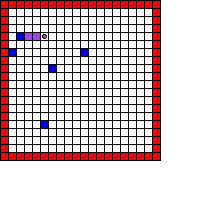
Frame 1 (no input)
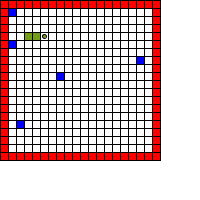
Frame 60 (the mouse pressed at the canvas centre just before this capture)
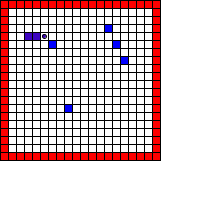
Frame 120 (the mouse held since frame 60 and released just before this capture)

The Processing sketch that drew these frames (run headless with seeded random() and noise(); from frame 60 on, the mouse is pressed at the canvas centre):

// Processing sketch: Snake_Game
// ── Snake_Game.pde
int boardWidth = 160; 
int boardHeight = 160; 
int cellWidth = 8; 
int numCols = boardWidth / cellWidth; 
int numRows = boardHeight / cellWidth; 

boolean showGrid = true; 

// Set of all the directions a snake can go. 
// Based on 0,0 that starts on top left of the board.
//  |> Right (1, 0)   |
//  |< Left  (-1, 0)  |
//  |v Down  (0, 1)   |
//  |^ Up    (0, -1)  |

enum Direction {
  Up, 
  Down,
  Left, 
  Right
};

// Snake
Snake snake;

// Food 
ArrayList<Food> allthefood = new ArrayList<Food>();
int numFoodPieces = 5; 
void setup() {
  size(200, 200);
  
  createWorld();
}

void draw() {
  // Clear screen with every loop.
  background(255);
  
  // Update methods. 
  if ( millis() - snake.curTime > snake.curVel) {
    if (!snake.advance()) {
      // Create a new snake if the snake has collided 
      // with something. 
      createWorld();
    }
    
    snake.curTime = millis();
  }
  
  // Has food been eaten?
  for (int i = allthefood.size() -1; i >= 0; i--) {
    if (allthefood.get(i).isEaten(snake)) {
      allthefood.remove(i);
      allthefood.add(new Food()); // Add a new food randomly. 
      snake.growSnake();
    }
  }

  // Draw methods.  
  snake.show();
  
  if (showGrid) {
    for (int y = 0; y < numRows; y++) {
       for (int x = 0; x < numCols; x++) {
          noFill();
          rect(x*cellWidth, y*cellWidth, cellWidth, cellWidth);
       }
    }
  }
  
  // Left and right boundary
  for (int y = 0; y < numRows; y++) {
    fill(255, 0, 0);
    rect(0, y*cellWidth, cellWidth, cellWidth); 
    rect((numCols - 1)*cellWidth, y*cellWidth, cellWidth, cellWidth);
  }
  
  // Top and bottom boundary
  for (int x = 0; x < numCols; x++) {
    fill(255, 0, 0);
    rect(x*cellWidth, 0, cellWidth, cellWidth); 
    rect(x*cellWidth, (numRows-1)*cellWidth, cellWidth, cellWidth);
  }
  
  // Draw the food
  for (int i = 0; i < allthefood.size(); i++) {
     allthefood.get(i).show(); 
  }
}

void createWorld() {
  // Create snake
  snake = new Snake();
  
  // Empty food. 
  allthefood.clear();
  
  // Create food pieces
  for (int i = 0; i < numFoodPieces; i++) {
     allthefood.add(new Food());  
  }
  
  // Debug food
  //Food f = new Food(10, 5); 
  //allthefood.add(f);
  //f = new Food(11, 5);
  //allthefood.add(f);
  //f = new Food(15, 6);
  //allthefood.add(f);
  //f = new Food(15, 7);
  //allthefood.add(f);
  //f = new Food(15, 8);
  //allthefood.add(f);
}


void keyPressed() {
   if (key == 'g') {
     showGrid = !showGrid;
   }
   
   // Decode the direction. 
   if (key == CODED) {
     if (keyCode == UP) {
       snake.setDirection(Direction.Up);
     }
     
     if (keyCode == DOWN) {
       snake.setDirection(Direction.Down); 
     }
     
     if (keyCode == LEFT) {
       snake.setDirection(Direction.Left); 
     }
     
     if (keyCode == RIGHT) {
       snake.setDirection(Direction.Right);
     }
   }
}
// ── Food.pde
class Food { 
  int xPos, yPos;
  
  Food() {
    // Outer corners are the boundary
    // Take that into account when creating food position.
    xPos = (int) random(1, numCols - 2) * cellWidth;
    yPos = (int) random(1, numRows - 2) * cellWidth;
  }
  
  boolean isEaten(Snake s) {
    // Check if the food should be consumed with creature's new position. 
    int foodTopRight = xPos + cellWidth; 
    int foodBottom = yPos + cellWidth;
    
    // Head should intersect with the food for it to be consumed. 
    PVector snakeHead = s.shape.get(0);
    int snakeTopRight = (int) snakeHead.x + cellWidth;
    int snakeBottom = (int) snakeHead.y + cellWidth; 
    
    // Collision condition.
    // if(rectOneRight > rectTwoLeft && rectOneLeft < rectTwoRight && rectOneBottom > rectTwoTop && rectOneTop < rectTwoBottom){
    boolean a = snakeTopRight > xPos && snakeHead.x < foodTopRight && snakeBottom > yPos && snakeHead.y < foodBottom;
    return a;
  }
  
  void show() {
    fill(0, 0, 255); 
    rect(xPos, yPos, cellWidth, cellWidth);
  }
}
// ── Snake.pde
class Snake {
  // Representing the snake
  ArrayList<PVector> shape = new ArrayList<PVector>();
  int dx, dy;
  Direction curDirection;
  color c;
  long curVel; long curTime;
  // As the snake's length increases, this update time increases. 
  
  Snake() {
    // Set a random snake on canvas
    // Takes a row and column on the grid
    // Each cell of the snake is equivalent to the width
    // of the grid cell.  
    PVector head = new PVector(4, 4); 
    
    c = color((int)random(255),(int)random(255), (int)random(255));
    
    // Go right.
    curDirection = Direction.Right;
    
    // For right direction
    dx = 1; 
    dy = 0; 
    
    // Cur time and velocity
    curTime = 0;
    curVel = 50; 
    
    // Default snake length is 3
    shape.add(new PVector(head.x * cellWidth, head.y * cellWidth));
    shape.add(new PVector((head.x -1)* cellWidth, head.y * cellWidth));
    shape.add(new PVector((head.x - 2) * cellWidth, head.y * cellWidth));
  }
  
  boolean advance() {
    // Based on the current displacement, figure out the direction
    // in which the snake is moving
    boolean goingUp = (dy == -1); boolean goingDown = (dy == 1);
    boolean goingLeft = (dx == -1); boolean goingRight = (dx == 1);
    
    //// Snake shouldn't reverse direction with the keys. Rest, all is fine. 
    if (curDirection == Direction.Left && !goingRight) {
      dx = -1; dy = 0;
    }
    if (curDirection == Direction.Right && !goingLeft) { 
      dx = 1; dy = 0; 
    }
    if (curDirection == Direction.Up && !goingDown) {
      dx = 0; dy = -1;
    }
    if (curDirection == Direction.Down && !goingUp) { 
      dx = 0; dy = 1; 
    }
    
    // Displace the snake. 
    PVector tail = shape.get(shape.size() - 1); 
    PVector head = shape.get(0); 
    
    // New head's position
    tail.x = head.x + dx * cellWidth;
    tail.y = head.y + dy * cellWidth; 
    
    // Check if this tail node is colliding with the boundaries
    if (isCollidingWithWalls(tail)) {
      return false; 
    } else if (isCollidingWithItself()) {
      return false; 
    } else {
      // Remove the tail and add it back upfront. 
      shape.remove(tail); 
      shape.add(0, tail);
      return true;
    }
  }
  
  boolean isCollidingWithWalls(PVector head) {
    // Raw vector position on the board
    int xPos = (int) head.x; int yPos = (int) head.y; 

    int snakeRight = xPos + cellWidth; int snakeBottom = yPos + cellWidth; 
    
    // CellWidth is for the boundary of the wall.
    if (xPos < cellWidth) return true;  // Left wall
    if (yPos < cellWidth) return true;  // Upper wall 
    
    if (snakeRight > boardWidth-cellWidth) return true;  // Right wall
    if (snakeBottom > boardHeight-cellWidth) return true; // Down wall.  
    
    return false;
  }
  
  boolean isCollidingWithItself() {
    // run collision logic 
    PVector head = shape.get(0);
    int headTopRight = (int) head.x + cellWidth; 
    int headBottom = (int) head.y + cellWidth; 
    
    for (int i = 1; i < shape.size(); i++) {
       PVector cell = shape.get(i);
       int cellTopRight = (int) cell.x + cellWidth; 
       int cellBottom = (int) cell.y + cellWidth; 
       
       // Collision condition. 
       //if(rectOneRight > rectTwoLeft && rectOneLeft < rectTwoRight && rectOneBottom > rectTwoTop && rectOneTop < rectTwoBottom){
       boolean a = headTopRight > cell.x && head.x < cellTopRight && headBottom > cell.y && head.y < cellBottom;
       if (a) {
         return true; 
       }
    }
    return false;
  }
  
  void show() {
    // Show the array list
    for (int i = 0; i < shape.size(); i++) {
      if (i == 0) {
           pushStyle();
           fill(c);
           ellipse(shape.get(i).x + cellWidth/2, shape.get(i).y + cellWidth/2, cellWidth/2, cellWidth/2);
           popStyle();
      } else {
        
      fill(c);
      rect(shape.get(i).x, shape.get(i).y, cellWidth, cellWidth);  
      }
    }
  }
  
  void setDirection(Direction newDir) {
    curDirection = newDir;
  }
  
  void growSnake() {
    PVector head = shape.get(0);
    PVector newCell = new PVector(); 
    
    if (curDirection == Direction.Up) {
      newCell.x = head.x; newCell.y = head.y - cellWidth;
    }
    
    if (curDirection == Direction.Down) {
      newCell.x = head.x; newCell.y = head.y + cellWidth; 
    }
    
    if (curDirection == Direction.Left) {
      newCell.x = head.x - cellWidth; newCell.y = head.y;
    }
    
    if (curDirection == Direction.Right) {
      newCell.x = head.x + cellWidth; newCell.y = head.y;
    }
    
    shape.add(0, newCell);
    
    // Update velocity of the snake as compared to the 
    // length
    curVel = (long) map(shape.size(), 3, 20, 50, 100);
  }
}
